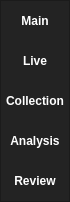
        <widget class="QFrame" name="frame_left_menu">
         <property name="minimumSize">
          <size>
           <width>70</width>
           <height>0</height>
          </size>
         </property>
         <property name="maximumSize">
          <size>
           <width>70</width>
           <height>16777215</height>
          </size>
         </property>
         <property name="styleSheet">
          <string notr="true">background-color: rgb(35, 35, 35);</string>
         </property>
         <property name="frameShape">
          <enum>QFrame::StyledPanel</enum>
         </property>
         <property name="frameShadow">
          <enum>QFrame::Raised</enum>
         </property>
         <layout class="QVBoxLayout" name="verticalLayout_3">
          <property name="spacing">
           <number>0</number>
          </property>
          <property name="leftMargin">
           <number>0</number>
          </property>
          <property name="topMargin">
           <number>0</number>
          </property>
          <property name="rightMargin">
           <number>0</number>
          </property>
          <property name="bottomMargin">
           <number>0</number>
          </property>
          <item alignment="Qt::AlignTop">
           <widget class="QFrame" name="frame_top_menus">
            <property name="minimumSize">
             <size>
              <width>0</width>
              <height>0</height>
             </size>
            </property>
            <property name="frameShape">
             <enum>QFrame::NoFrame</enum>
            </property>
            <property name="frameShadow">
             <enum>QFrame::Raised</enum>
            </property>
            <layout class="QVBoxLayout" name="verticalLayout_4">
             <property name="spacing">
              <number>0</number>
             </property>
             <property name="leftMargin">
              <number>0</number>
             </property>
             <property name="topMargin">
              <number>0</number>
             </property>
             <property name="rightMargin">
              <number>0</number>
             </property>
             <property name="bottomMargin">
              <number>0</number>
             </property>
             <item>
              <widget class="QPushButton" name="btn_page_main">
               <property name="minimumSize">
                <size>
                 <width>0</width>
                 <height>40</height>
                </size>
               </property>
               <property name="font">
                <font>
                 <weight>75</weight>
                 <bold>true</bold>
                </font>
               </property>
               <property name="styleSheet">
                <string notr="true">QPushButton{	
	background-color: rgb(35, 35, 35);
	color: rgb(255, 255, 255);
	border: 0px solid;
}
QPushButton:hover{
	background-color: rgb(85, 170, 255);
}</string>
               </property>
               <property name="text">
                <string>Main</string>
               </property>
              </widget>
             </item>
             <item>
              <widget class="QPushButton" name="btn_page_live">
               <property name="minimumSize">
                <size>
                 <width>0</width>
                 <height>40</height>
                </size>
               </property>
               <property name="font">
                <font>
                 <weight>75</weight>
                 <bold>true</bold>
                </font>
               </property>
               <property name="styleSheet">
                <string notr="true">QPushButton{	
	background-color: rgb(35, 35, 35);
	color: rgb(255, 255, 255);
	border: 0px solid;
}
QPushButton:hover{
	background-color: rgb(85, 170, 255);
}</string>
               </property>
               <property name="text">
                <string>Live</string>
               </property>
              </widget>
             </item>
             <item>
              <widget class="QPushButton" name="btn_page_collection">
               <property name="minimumSize">
                <size>
                 <width>0</width>
                 <height>40</height>
                </size>
               </property>
               <property name="font">
                <font>
                 <weight>75</weight>
                 <bold>true</bold>
                </font>
               </property>
               <property name="styleSheet">
                <string notr="true">QPushButton{	
	background-color: rgb(35, 35, 35);
	color: rgb(255, 255, 255);
	border: 0px solid;
}
QPushButton:hover{
	background-color: rgb(85, 170, 255);
}</string>
               </property>
               <property name="text">
                <string>Collection</string>
               </property>
              </widget>
             </item>
             <item>
              <widget class="QPushButton" name="btn_page_analysis">
               <property name="minimumSize">
                <size>
                 <width>0</width>
                 <height>40</height>
                </size>
               </property>
               <property name="font">
                <font>
                 <weight>75</weight>
                 <bold>true</bold>
                </font>
               </property>
               <property name="styleSheet">
                <string notr="true">QPushButton{	
	background-color: rgb(35, 35, 35);
	color: rgb(255, 255, 255);
	border: 0px solid;
}
QPushButton:hover{
	background-color: rgb(85, 170, 255);
}</string>
               </property>
               <property name="text">
                <string>Analysis</string>
               </property>
              </widget>
             </item>
             <item>
              <widget class="QPushButton" name="btn_page_review">
               <property name="minimumSize">
                <size>
                 <width>0</width>
                 <height>40</height>
                </size>
               </property>
               <property name="font">
                <font>
                 <weight>75</weight>
                 <bold>true</bold>
                </font>
               </property>
               <property name="styleSheet">
                <string notr="true">QPushButton{	
	background-color: rgb(35, 35, 35);
	color: rgb(255, 255, 255);
	border: 0px solid;
}
QPushButton:hover{
	background-color: rgb(85, 170, 255);
}</string>
               </property>
               <property name="text">
                <string>Review</string>
               </property>
              </widget>
             </item>
            </layout>
           </widget>
          </item>
         </layout>
        </widget>
